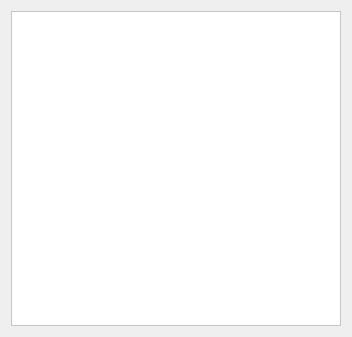
<?xml version="1.0" encoding="UTF-8"?>
<ui version="4.0">
 <class>Clipboarder</class>
 <widget class="QMainWindow" name="Clipboarder">
  <property name="geometry">
   <rect>
    <x>0</x>
    <y>0</y>
    <width>352</width>
    <height>337</height>
   </rect>
  </property>
  <property name="windowTitle">
   <string>Clipboarder</string>
  </property>
  <property name="styleSheet">
   <string notr="true">*{
font: 9pt &quot;微软雅黑&quot;;
}
QPushButton{
padding:5px;
border:none;
}
QPushButton:hover{
background-color:#FFFFFF;
}
QListWidget
{
border:none;
padding:0px;
}
QScrollBar:vertical{                                                          background:#FFFFFF;
 padding-top:20px;                                                       padding-bottom:20px;                                                       padding-left:3px;                                                       padding-right:3px;  
 border-left:1px solid #d7d7d7;} QScrollBar::handle:vertical{
 background:#dbdbdb; 
border-radius:6px;                                                            min-height:80px;}
QScrollBar::handle:vertical:hover{
 background:#d0d0d0;}  
QScrollBar::add-line:vertical{
 background:#FFFFFF;}                                                          QScrollBar::sub-line:vertical{
background:#FFFFFF;
}

QMainWindow
{
border-radius:15px
}
QListWidgetItem
{
padding:0px;
}
QToolTip{
        border: 1px solid rgb(111, 156, 207);
        background: white;
        color: rgb(51, 51, 51);
}</string>
  </property>
  <widget class="QWidget" name="centralWidget">
   <layout class="QGridLayout" name="gridLayout">
    <item row="0" column="0" colspan="2">
     <widget class="QFrame" name="frame_main">
      <property name="styleSheet">
       <string notr="true">QFrame{
background-color: #FFFFFF;
}</string>
      </property>
      <property name="frameShape">
       <enum>QFrame::StyledPanel</enum>
      </property>
      <property name="frameShadow">
       <enum>QFrame::Raised</enum>
      </property>
      <layout class="QGridLayout" name="gridLayout_2">
       <item row="1" column="1">
        <widget class="QStackedWidget" name="stackedWidget">
         <property name="styleSheet">
          <string notr="true">QStackedWidget{
padding:0px;
}</string>
         </property>
         <property name="currentIndex">
          <number>0</number>
         </property>
         <widget class="QWidget" name="page_history">
          <layout class="QVBoxLayout" name="verticalLayout_3">
           <item>
            <widget class="QListWidget" name="listWidget">
             <property name="styleSheet">
              <string notr="true"/>
             </property>
            </widget>
           </item>
          </layout>
         </widget>
         <widget class="QWidget" name="page_star">
          <layout class="QVBoxLayout" name="verticalLayout_4"/>
         </widget>
        </widget>
       </item>
      </layout>
     </widget>
    </item>
   </layout>
  </widget>
 </widget>
 <layoutdefault spacing="6" margin="11"/>
 <resources/>
 <connections/>
</ui>
